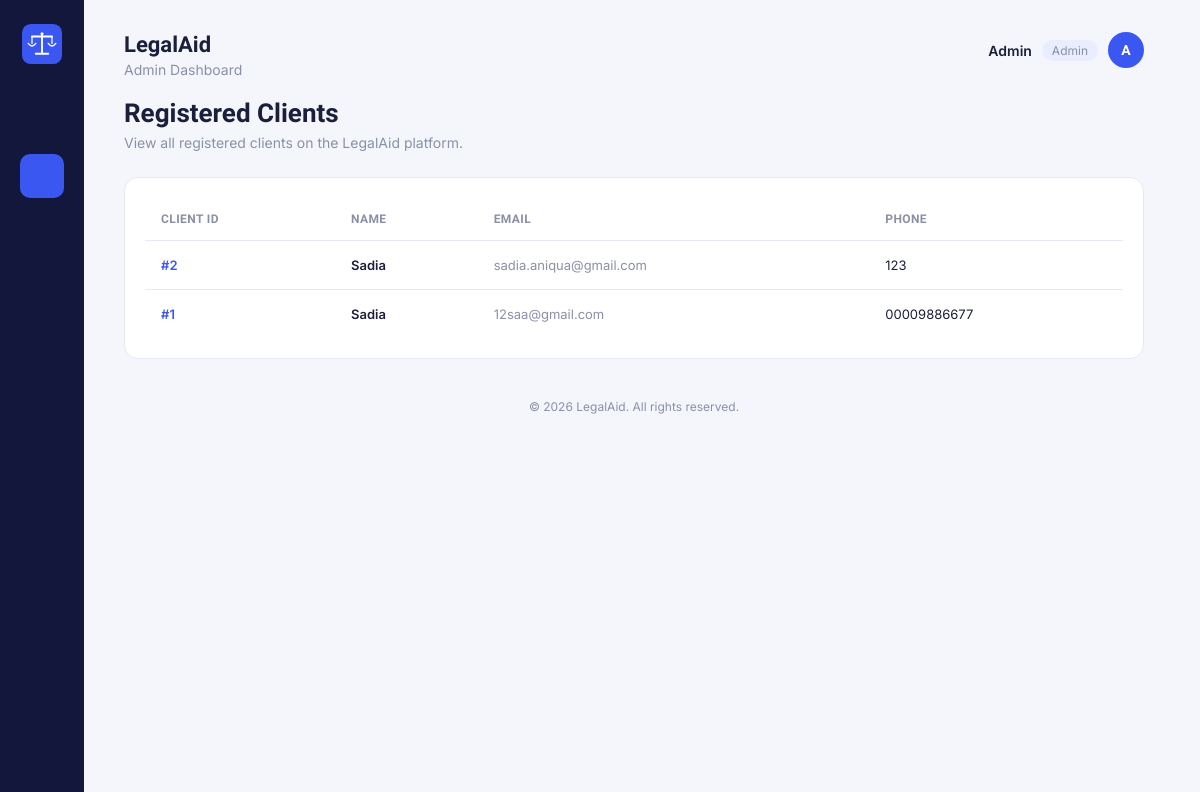
The app's page /My_Project/admin/clients.php (signed in) with its own data.
### tables this page shows
CREATE TABLE `users` (
  `user_id` int(11) NOT NULL,
  `name` varchar(100) NOT NULL,
  `email` varchar(100) NOT NULL,
  `password` varchar(255) NOT NULL,
  `phone` varchar(20) DEFAULT NULL,
  `role` varchar(20) NOT NULL,
  `created_at` timestamp NOT NULL DEFAULT current_timestamp() ON UPDATE current_timestamp(),
  `status` varchar(20) NOT NULL DEFAULT 'active'
);

### My_Project/admin/clients.php (the view, shortened to what this page needs)
<?php
include("../db.php");
$username = $_SESSION["username"];
function icon($name)
{
    $icons = [
        'home' =>
        '<path d="M4 11.5 12 5l8 6.5"/>
         <path d="M6 10v9a1 1 0 0 0 1 1h4v-6h2v6h4a1 1 0 0 0 1-1-1v-9"/>',
        'users' =>
        '<circle cx="9" cy="8" r="3"/>
         <path d="M2.5 20c1-3.3 3.4-5 6.5-5s5.5 1.7 6.5 5"/>
         <circle cx="17" cy="9" r="2.4"/>
         <path d="M15.8 12.2c2.3.3 3.9 1.8 4.7 4.3"/>',
        'briefcase' =>
        '<rect x="3.5" y="8" width="17" height="11" rx="2"/>
         <path d="M8.5 8V6a2 2 0 0 1 2-2h3a2 2 0 0 1 2 2v2"/>
         <path d="M3.5 13h17"/>',
        'shield' =>
        '<path d="M12 3.5 19 6v6c0 4.4-3 7.8-7 8.5-4-.7-7-4.1-7-8.5V6z"/>
         <path d="m9 12 2 2 4-4.2"/>',
        'calendar' =>
        '<rect x="4" y="5.5" width="16" height="14.5" rx="2"/>
         <path d="M4 10h16M8 3.5v3M16 3.5v3"/>',
        'folder' =>
        '<path d="M3.5 7.5a1.5 1.5 0 0 1 1.5-1.5h4l2 2.2h8a1.5 1.5 0 0 1 1.5 1.5V18a1.5 1.5 0 0 1-1.5 1.5H5A1.5 1.5 0 0 1 3.5 18z"/>',
        'chart' =>
        '<path d="M4 20V10M11 20V4M18 20v-7"/>
         <path d="M2.5 20.5h19"/>',
        'logout' =>
        '<path d="M9 21H5a2 2 0 0 1-2-2V5a2 2 0 0 1 2-2h4"/>
         <path d="M16 17l5-5-5-5"/>
         <path d="M21 12H9"/>'
    ];
    $body = $icons[$name] ?? '';
    return '<svg viewBox="0 0 24 24"
        fill="none"
        stroke="currentColor"
        stroke-width="1.7"
        stroke-linecap="round"
        stroke-linejoin="round">' .
        $body .
        '</svg>';
}
?>
<!DOCTYPE html>
<html lang="en">
<head>
<link rel="stylesheet" href="clients.css">
</head>
<body>
<div class="app">
    <nav class="sidebar">
        <a class="sidebar-logo" href="../dashboard.php">
            <img src="../logo/logo-icon.svg" alt="LegalAid">
        </a>
        <ul class="sidebar-nav">
            <li title="Dashboard">
                <a href="../dashboard.php">
                    <?php echo icon('home'); ?>
                </a>
            </li>
            <li class="active" title="View Clients">
                <a href="clients.php">
                    <?php echo icon('users'); ?>
                </a>
            </li>
            <li title="View Lawyers">
                <a href="lawyers.php">
                    <?php echo icon('briefcase'); ?>
                </a>
            </li>
            <li title="Lawyer Verification">
                <a href="verification.php">
                    <?php echo icon('shield'); ?>
                </a>
            </li>
            <li title="View Appointments">
                <a href="appointments.php">
                    <?php echo icon('calendar'); ?>
                </a>
            </li>
            <li title="View Cases">
                <a href="cases.php">
                    <?php echo icon('folder'); ?>
                </a>
            </li>
            <li title="View Reports">
                <a href="reports.php">
                    <?php echo icon('chart'); ?>
                </a>
            </li>
        </ul>
        <div class="sidebar-bottom">
            <a href="../logout.php" title="Logout">
                <?php echo icon('logout'); ?>
            </a>
        </div>
    </nav>
    <main class="main">
        <header class="topbar">
            <div>
                <h1>LegalAid</h1>
                <p class="subtitle">
                    Admin Dashboard
                </p>
            </div>
            <div class="account">
                <span class="account-name">
                    <?php echo htmlspecialchars($username); ?>
                </span>
                <span class="account-role">
                    Admin
                </span>
                <div class="avatar">
                    <?php echo strtoupper(substr($username, 0, 1)); ?>
                </div>
            </div>
        </header>
        <section class="page-header">
            <h2>Registered Clients</h2>
            <p>
                View all registered clients on the LegalAid platform.
            </p>
        </section>
        <section class="table-card">
            <table class="clients-table">
                <thead>
                    <tr>
                        <th>Client ID</th>
                        <th>Name</th>
                        <th>Email</th>
                        <th>Phone</th>
                    </tr>
                </thead>
                <tbody>
<?php
$sql="SELECT * FROM users
WHERE role='client'
ORDER BY user_id DESC";
$result=mysqli_query($conn,$sql);
if(mysqli_num_rows($result)>0)
{
    while($row=mysqli_fetch_assoc($result))
    {
?>
                    <tr>
                        <td>
                            <span class="client-id">
                                #<?php echo $row["user_id"]; ?>
                            </span>
                        </td>
                        <td>
                            <span class="client-name">
                                <?php echo htmlspecialchars($row["name"]); ?>
                            </span>
                        </td>
                        <td>
                            <span class="email">
                                <?php echo htmlspecialchars($row["email"]); ?>
                            </span>
                        </td>
                        <td>
                            <span class="phone">
                                <?php echo htmlspecialchars($row["phone"]); ?>
                            </span>
                        </td>
                    </tr>
<?php
    }
}
?>
                </tbody>
            </table>
        </section>
        <footer class="footer">
            &copy;
            <?php echo date("Y"); ?>
            LegalAid. All rights reserved.
        </footer>
    </main>
</div>
</body>
</html>

### My_Project/admin/clients.css (style rules this page uses)
:root { --sidebar: #12173B; --sidebar-icon: #7C82AA; --sidebar-icon-active: #FFFFFF; --accent: #3B57F2; --accent-soft: #EAEDFF; --bg: #F4F6FC; --card: #FFFFFF; --text: #1B1F3B; --muted: #8A90A8; --border: #E7EAF5; --radius: 14px; }
* { box-sizing: border-box; }
body { margin: 0; font-family: 'Inter', Arial, sans-serif; background-color: var(--bg); color: var(--text); }
h1, h2, h3 { font-family: 'Sora', 'Inter', Arial, sans-serif; margin: 0; }
a { text-decoration: none; color: inherit; }
.app { display: flex; min-height: 100vh; }
.sidebar { width: 84px; flex-shrink: 0; background-color: var(--sidebar); display: flex; flex-direction: column; align-items: center; padding: 24px 0; }
.sidebar-logo { display: flex; align-items: center; justify-content: center; margin-bottom: 36px; }
.sidebar-logo img { width: 40px; height: 40px; display: block; }
.sidebar-nav { list-style: none; padding: 0; margin: 0; display: flex; flex-direction: column; gap: 10px; flex-grow: 1; width: 100%; }
.sidebar-nav li a { display: flex; align-items: center; justify-content: center; width: 44px; height: 44px; margin: 0 auto; border-radius: 10px; color: var(--sidebar-icon); transition: background-color 0.15s ease, color 0.15s ease; }
.sidebar-nav li a svg { width: 20px; height: 20px; }
.sidebar-nav li.active a { background-color: var(--accent); color: var(--sidebar-icon-active); }
.sidebar-bottom a { display: flex; align-items: center; justify-content: center; width: 44px; height: 44px; border-radius: 10px; color: var(--sidebar-icon); }
.sidebar-bottom a svg { width: 20px; height: 20px; }
.main { flex-grow: 1; padding: 32px 40px 24px; max-width: 1100px; }
.topbar { display: flex; align-items: flex-start; justify-content: space-between; margin-bottom: 20px; }
.topbar h1 { font-size: 22px; color: var(--text); }
.subtitle { margin: 4px 0 0; color: var(--muted); font-size: 14px; }
.account { display: flex; align-items: center; gap: 10px; }
.account-name { font-weight: 600; font-size: 14px; }
.account-role { font-size: 12px; color: var(--muted); background: var(--accent-soft); padding: 3px 10px; border-radius: 999px; }
.avatar { width: 36px; height: 36px; border-radius: 50%; background: var(--accent); color: white; font-family: 'Sora', sans-serif; font-weight: 600; display: flex; align-items: center; justify-content: center; font-size: 14px; }
.page-header { margin: 18px 0 26px; }
.page-header h2 { font-size: 26px; }
.page-header p { margin: 6px 0 0; color: var(--muted); font-size: 14px; }
.table-card { background: var(--card); border: 1px solid var(--border); border-radius: var(--radius); padding: 20px; overflow-x: auto; transition: box-shadow 0.15s ease, border-color 0.15s ease; }
.clients-table { width: 100%; border-collapse: collapse; min-width: 650px; }
.clients-table th { text-align: left; font-family: 'Sora', 'Inter', Arial, sans-serif; font-size: 12px; font-weight: 600; color: var(--muted); text-transform: uppercase; letter-spacing: 0.4px; padding: 14px 16px; border-bottom: 1px solid var(--border); }
.clients-table td { padding: 16px; font-size: 13px; color: var(--text); border-bottom: 1px solid var(--border); vertical-align: middle; }
.clients-table tbody tr:last-child td { border-bottom: none; }
.clients-table tbody tr { transition: background-color 0.15s ease; }
.client-id { font-weight: 600; color: var(--accent); }
.client-name { font-weight: 600; }
.email { color: var(--muted); }
.phone { color: var(--text); }
.footer { margin-top: 40px; text-align: center; color: var(--muted); font-size: 12px; }

### records on screen
users: user_id "2", name "Sadia", email "sadia.aniqua@gmail.com", phone "123"
users: user_id "1", name "Sadia", email "12saa@gmail.com", phone "00009886677"

### other values on screen
$username "Admin"
substr($username, 0, 1) "A"
